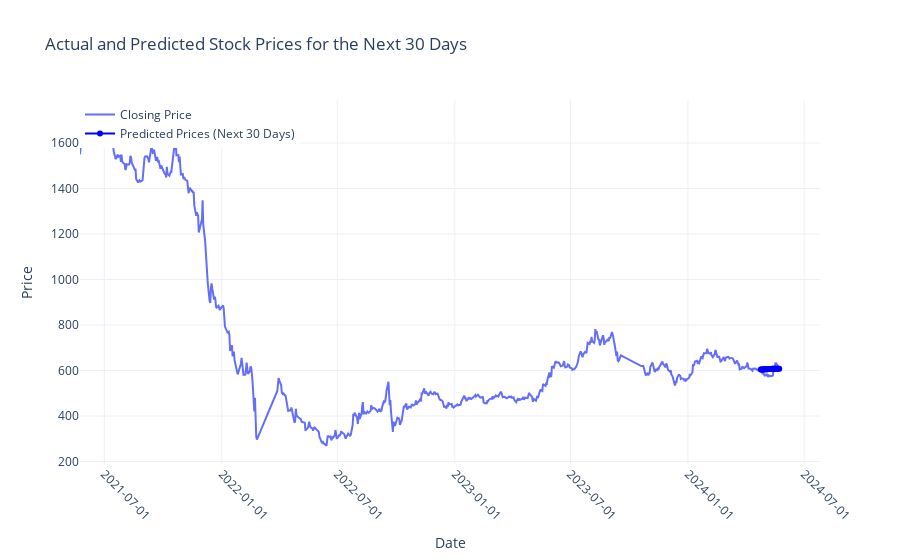

Notebook source saved alongside this figure:
### Code cell
checkpoints = ModelCheckpoint(filepath='my_weights.keras', save_best_only=True)
early_stopping = EarlyStopping(monitor='val_loss', patience=10, restore_best_weights=True)
model.summary()

if X_test.shape[0] > 0:
    model.fit(X_train, y_train, validation_data=(X_test, y_test), epochs=100, batch_size=32, verbose=1, callbacks=[checkpoints, early_stopping])

    train_predict = model.predict(X_train)
    test_predict = model.predict(X_test)

    train_predict = scaler.inverse_transform(train_predict)
    test_predict = scaler.inverse_transform(test_predict)

    print(math.sqrt(mean_squared_error(y_train, train_predict)))
    print(math.sqrt(mean_squared_error(y_test, test_predict)))

    file_name = "VKCO_1d.csv"
    company_name = os.path.basename(file_name).split('_')[0]

    trainPredictPlot = np.empty_like(new_df)
    trainPredictPlot[:] = np.nan
    trainPredictPlot[n_past:len(train_predict) + n_past] = train_predict.flatten()

    testPredictPlot = np.empty_like(new_df)
    testPredictPlot[:] = np.nan
    test_start = len(new_df) - len(test_predict)
    testPredictPlot[test_start:] = test_predict.flatten()

    original_scaled_data = scaler.inverse_transform(scaled_data)

    plt.figure(figsize=(15, 6))
    plt.plot(original_scaled_data, color='black', label=f"Actual {company_name} price")
    plt.plot(trainPredictPlot, color='red', label=f"Predicted {company_name} price (train set)")
    plt.plot(testPredictPlot, color='blue', label=f"Predicted {company_name} price (test set)")
    plt.title(f"{company_name} share price")
    plt.xlabel("time")
    plt.ylabel(f"{company_name} share price")
    plt.legend()
    plt.show()

    last_sequence = X_test[-1]
    last_sequence = last_sequence.reshape(1, n_past, 1)

    predictions_next_30_days = []
    for _ in range(30):
        next_day_prediction = model.predict(last_sequence)
        predictions_next_30_days.append(next_day_prediction[0, 0])
        last_sequence = np.roll(last_sequence, -1, axis=1)
        last_sequence[0, -1, 0] = next_day_prediction

    predictions_next_30_days = scaler.inverse_transform(np.array(predictions_next_30_days).reshape(-1, 1))

    print("Predictions for the next 30 days:")
    for i, prediction in enumerate(predictions_next_30_days, start=1):
        print(f"Day {i}: Predicted Price = {prediction[0]}")

    predicted_dates = pd.date_range(start=spec_df['Time'].iloc[-1] + pd.Timedelta(days=1), periods=30, freq='D')

    fig = go.Figure()
    fig.add_trace(go.Scatter(x=df['Time'], y=df['Close'], mode='lines', name='Closing Price', line=dict(width=2)))
    fig.add_trace(go.Scatter(x=predicted_dates, y=predictions_next_30_days.flatten(), mode='lines+markers', name='Predicted Prices (Next 30 Days)', line=dict(color='blue')))
    fig.update_layout(title='Actual and Predicted Stock Prices for the Next 30 Days', xaxis_title='Date', yaxis_title='Price', xaxis=dict(tickformat='%Y-%m-%d', tickangle=45), legend=dict(x=0, y=1), template='plotly_white')
    fig.show()
else:
    print("Not enough test data to proceed with model training and prediction.")

### Figure 1 — Plotly figure (JSON) as saved in the notebook; plotly's stock layout.template omitted (floating-point values rounded to 4 significant figures; data arrays with more than 128 entries replaced by an {"elided": "..."} marker saying what was removed)
{"data": [{"line": {"width": 2}, "mode": "lines", "name": "Closing Price", "type": "scatter", "x": {"elided": "719 str values"}, "y": {"elided": "719 float values"}}, {"line": {"color": "blue"}, "mode": "lines+markers", "name": "Predicted Prices (Next 30 Days)", "type": "scatter", "x": ["2024-04-24T00:00:00", "2024-04-25T00:00:00", "2024-04-26T00:00:00", "2024-04-27T00:00:00", "2024-04-28T00:00:00", "2024-04-29T00:00:00", "2024-04-30T00:00:00", "2024-05-01T00:00:00", "2024-05-02T00:00:00", "2024-05-03T00:00:00", "2024-05-04T00:00:00", "2024-05-05T00:00:00", "2024-05-06T00:00:00", "2024-05-07T00:00:00", "2024-05-08T00:00:00", "2024-05-09T00:00:00", "2024-05-10T00:00:00", "2024-05-11T00:00:00", "2024-05-12T00:00:00", "2024-05-13T00:00:00", "2024-05-14T00:00:00", "2024-05-15T00:00:00", "2024-05-16T00:00:00", "2024-05-17T00:00:00", "2024-05-18T00:00:00", "2024-05-19T00:00:00", "2024-05-20T00:00:00", "2024-05-21T00:00:00", "2024-05-22T00:00:00", "2024-05-23T00:00:00"], "y": [603.9, 604.0, 604.1, 604.3, 604.5, 604.7, 604.9, 605.1, 605.4, 605.6, 605.8, 606.0, 606.2, 606.4, 606.6, 606.7, 606.9, 607.0, 607.2, 607.3, 607.4, 607.6, 607.7, 607.8, 607.8, 607.9, 608.0, 608.1, 608.1, 608.2]}], "layout": {"legend": {"x": 0, "y": 1}, "title": {"text": "Actual and Predicted Stock Prices for the Next 30 Days"}, "xaxis": {"tickangle": 45, "tickformat": "%Y-%m-%d", "title": {"text": "Date"}}, "yaxis": {"title": {"text": "Price"}}}}
